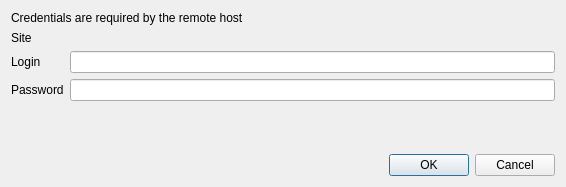
<?xml version="1.0" encoding="UTF-8"?>
<ui version="4.0">
 <class>Dialog</class>
 <widget class="QDialog" name="Dialog">
  <property name="geometry">
   <rect>
    <x>0</x>
    <y>0</y>
    <width>566</width>
    <height>187</height>
   </rect>
  </property>
  <property name="styleSheet">
   <string notr="true"/>
  </property>
  <layout class="QGridLayout">
   <item row="0" column="0" colspan="2">
    <widget class="QLabel" name="titlelabel">
     <property name="text">
      <string>Credentials are required by the remote host</string>
     </property>
     <property name="wordWrap">
      <bool>false</bool>
     </property>
    </widget>
   </item>
   <item row="2" column="0">
    <widget class="QLabel" name="loginLabel">
     <property name="text">
      <string>Login</string>
     </property>
    </widget>
   </item>
   <item row="2" column="1">
    <widget class="QLineEdit" name="userEdit"/>
   </item>
   <item row="3" column="0">
    <widget class="QLabel" name="passwordLabel">
     <property name="text">
      <string>Password</string>
     </property>
    </widget>
   </item>
   <item row="3" column="1">
    <widget class="QLineEdit" name="passwordEdit">
     <property name="echoMode">
      <enum>QLineEdit::Password</enum>
     </property>
    </widget>
   </item>
   <item row="5" column="0" colspan="2">
    <widget class="QDialogButtonBox" name="buttonBox">
     <property name="orientation">
      <enum>Qt::Horizontal</enum>
     </property>
     <property name="standardButtons">
      <set>QDialogButtonBox::Cancel|QDialogButtonBox::Ok</set>
     </property>
    </widget>
   </item>
   <item row="1" column="0">
    <widget class="QLabel" name="siteLabel">
     <property name="text">
      <string>Site</string>
     </property>
    </widget>
   </item>
   <item row="1" column="1">
    <widget class="QLabel" name="siteDescription">
     <property name="font">
      <font>
       <weight>75</weight>
       <bold>true</bold>
      </font>
     </property>
     <property name="text">
      <string/>
     </property>
     <property name="wordWrap">
      <bool>true</bool>
     </property>
    </widget>
   </item>
   <item row="4" column="0">
    <spacer>
     <property name="orientation">
      <enum>Qt::Vertical</enum>
     </property>
     <property name="sizeHint" stdset="0">
      <size>
       <width>20</width>
       <height>40</height>
      </size>
     </property>
    </spacer>
   </item>
  </layout>
 </widget>
 <resources/>
 <connections>
  <connection>
   <sender>buttonBox</sender>
   <signal>accepted()</signal>
   <receiver>Dialog</receiver>
   <slot>accept()</slot>
   <hints>
    <hint type="sourcelabel">
     <x>248</x>
     <y>254</y>
    </hint>
    <hint type="destinationlabel">
     <x>157</x>
     <y>274</y>
    </hint>
   </hints>
  </connection>
  <connection>
   <sender>buttonBox</sender>
   <signal>rejected()</signal>
   <receiver>Dialog</receiver>
   <slot>reject()</slot>
   <hints>
    <hint type="sourcelabel">
     <x>316</x>
     <y>260</y>
    </hint>
    <hint type="destinationlabel">
     <x>286</x>
     <y>274</y>
    </hint>
   </hints>
  </connection>
 </connections>
</ui>
